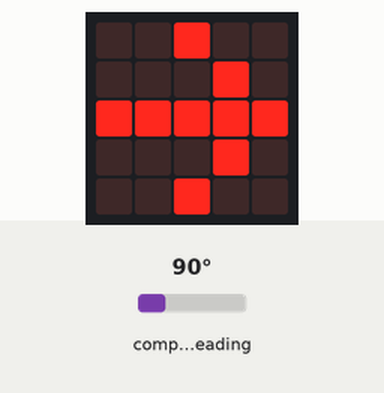
A program run on a simulated BBC micro:bit (MakeCode). Shown: the board's 5×5 LED display. The test bench sets the inputs (shaded band); at power-on: compass heading 90°. The compass is already calibrated.

Above: at 1.2 s.
1.3 s: compass heading set to 47°
3.0 s: compass heading set to 40°
At 3.9 s:
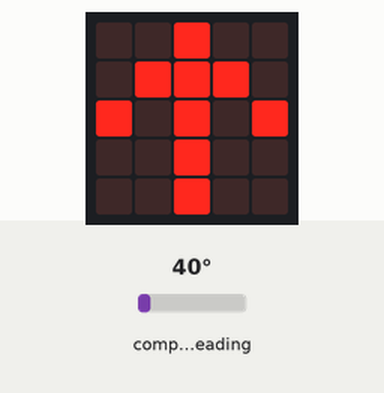
4.6 s: compass heading set to 180°
At 6.1 s:
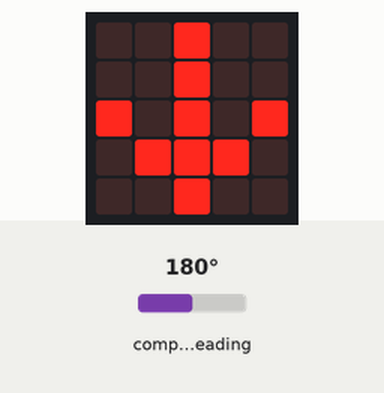
6.4 s: compass heading set to 220°
8.0 s: compass heading set to 229°
At 8.8 s:
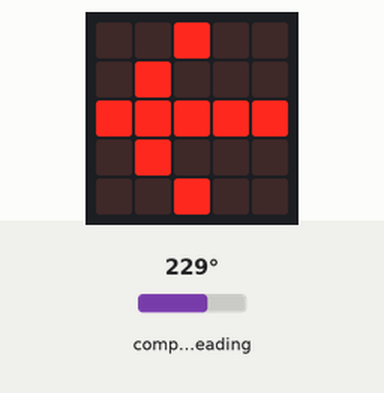
9.5 s: compass heading set to 7°
At 11.1 s:
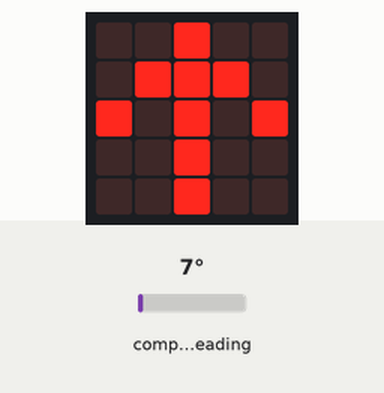
Timing chart, 0 to 12.4 s (numbered marks = the images above; inputs shaded):
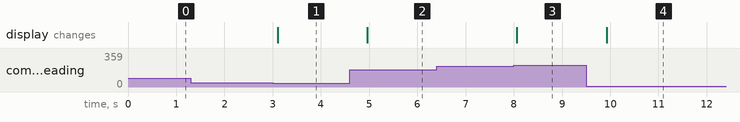

Measured:
- the behaviour switches between 45 and 44° on compass heading (found by bisection; images 0 and 1)
- the behaviour switches between 224 and 225° on compass heading (found by bisection; images 2 and 3)
- after the input at 1.3 s, every drawn part: stays the same
- after the input at 3.0 s, the display: changes after 0.10 s (image 1)
- after the input at 4.6 s, the display: changes after 0.36 s (image 2)
- after the input at 6.4 s, every drawn part: stays the same
- after the input at 8.0 s, the display: changes after 0.06 s (image 3)
- after the input at 9.5 s, the display: changes after 0.42 s (image 4)

The program:

main.ts
```typescript
let 方位 = 0
basic.forever(function () {
    方位 = input.compassHeading()
    if (方位 < 45) {
        basic.showArrow(ArrowNames.North)
    } else if (方位 < 135) {
        basic.showArrow(ArrowNames.East)
    } else if (方位 < 225) {
        basic.showArrow(ArrowNames.South)
    } else if (方位 < 315) {
        basic.showArrow(ArrowNames.West)
    }
})
```

test.ts
```typescript
// 在這裡測試；當此封包作為擴充功能時，將不會編譯此內容。
```
